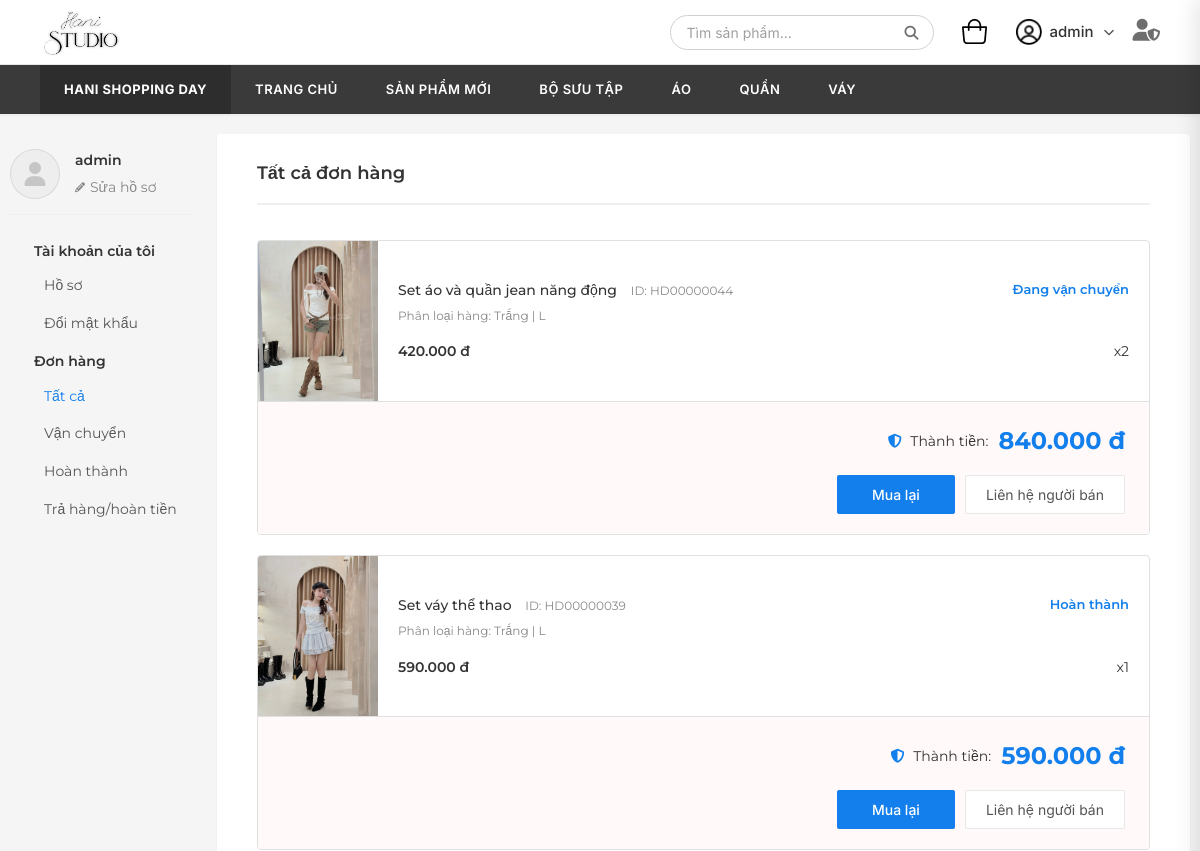
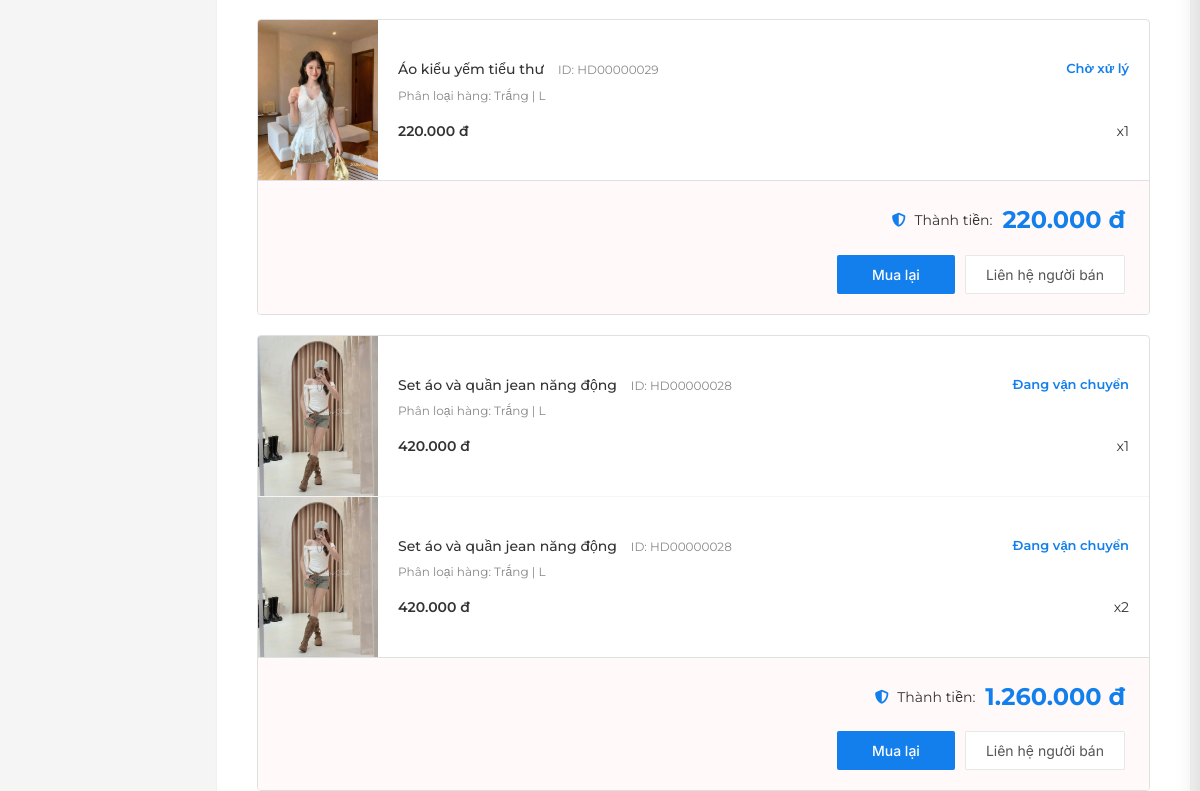
/orders/ (signed in, upper part), run on an earlier commit of the app's database (2 pictures, top to bottom).
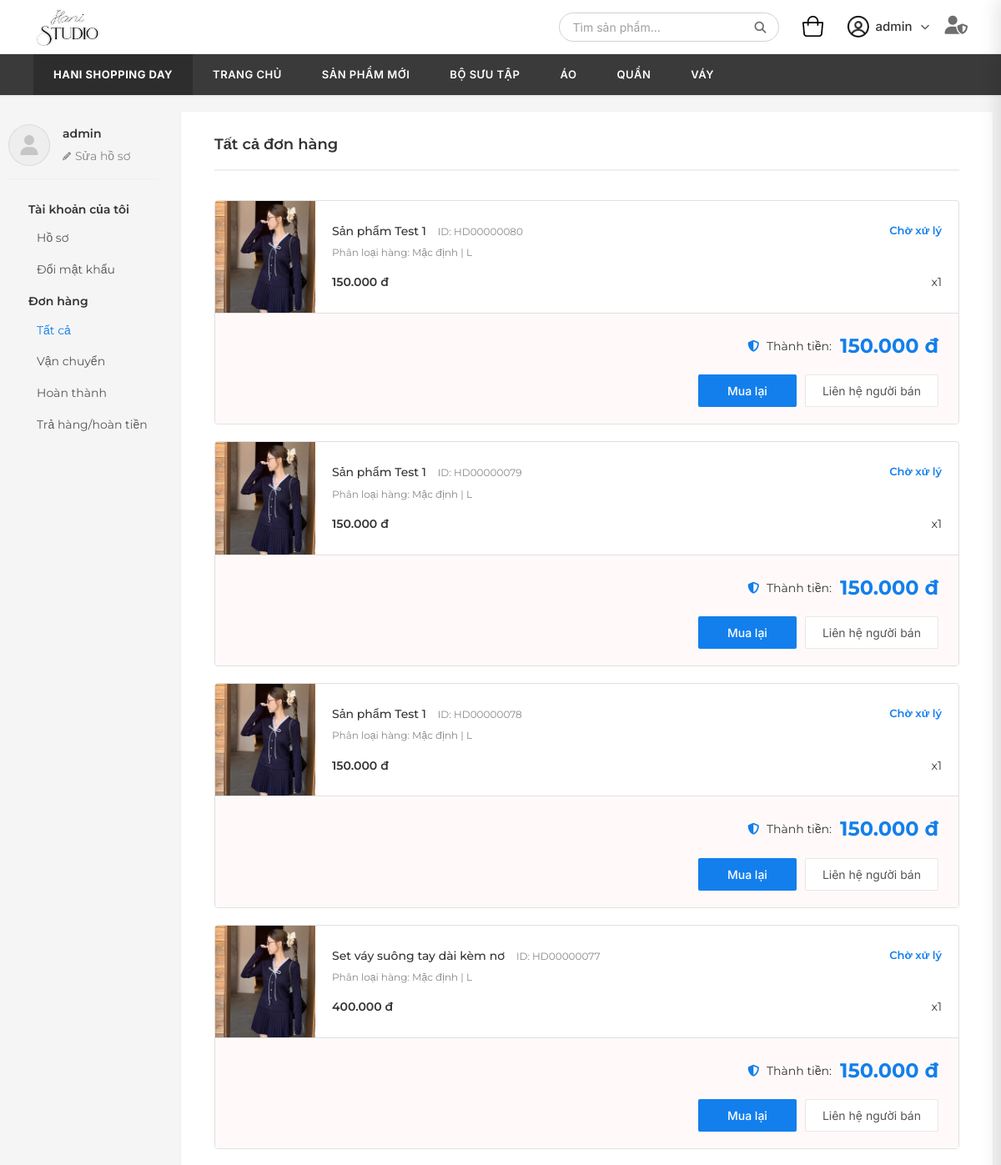
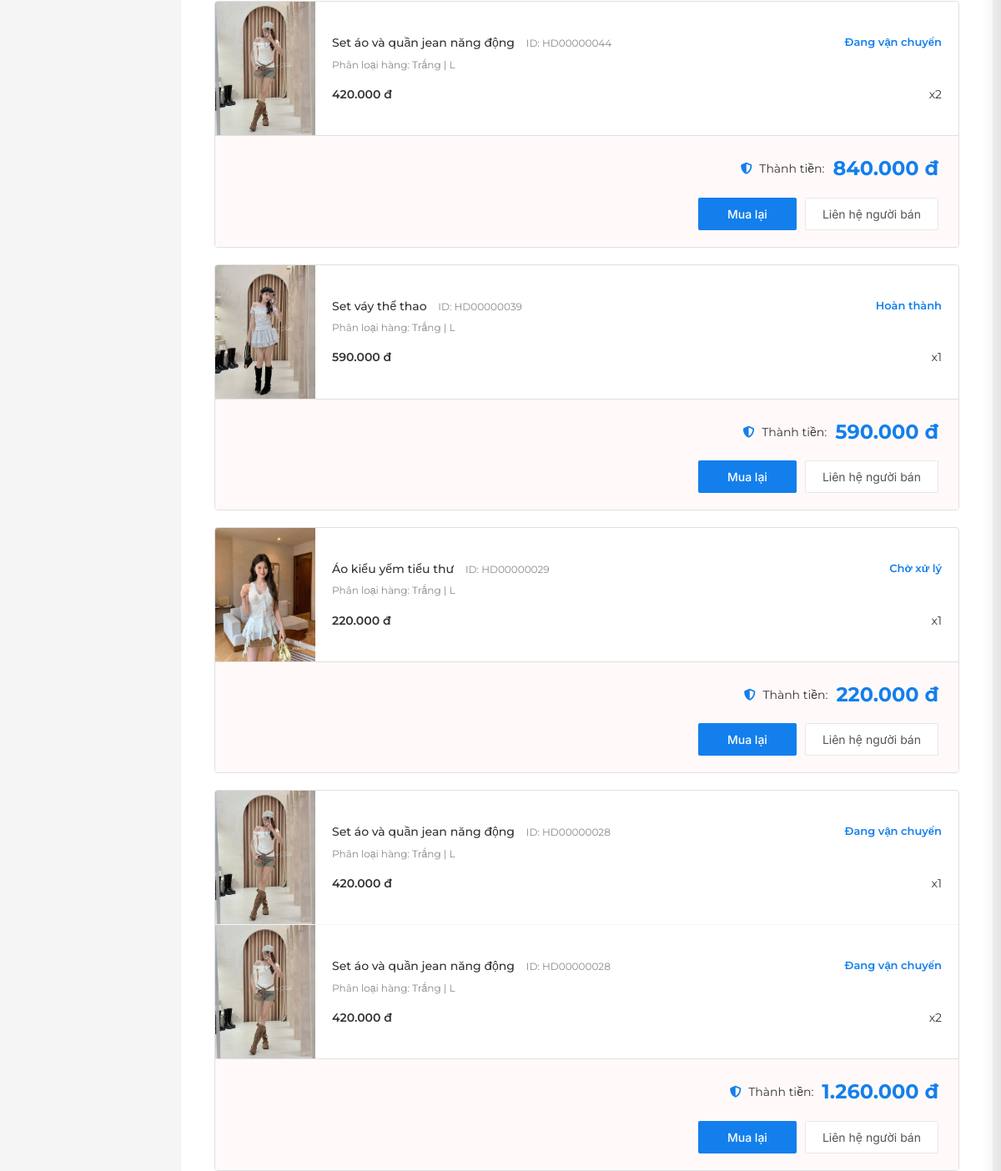
And on a later commit of the database (2 pictures, top to bottom).
### reviews/models.py (models this page shows, shortened)
class OrderItem(models.Model):
    order = models.ForeignKey(Order, on_delete=models.CASCADE, related_name='items')
    product = models.ForeignKey(Product, on_delete=models.SET_NULL, null=True)
    product_name = models.CharField(max_length=255) # Lưu tên lại phòng khi sản phẩm bị xóa
    color = models.CharField(max_length=50)
    size = models.CharField(max_length=20)
    quantity = models.IntegerField(default=1)
    price = models.DecimalField(max_digits=12, decimal_places=0)

class Product(models.Model):
    name = models.CharField(max_length=255, verbose_name="Tên sản phẩm")
    code = models.CharField(max_length=50, unique=True, verbose_name="Mã sản phẩm")
    price = models.DecimalField(max_digits=12, decimal_places=0, verbose_name="Giá")
    old_price = models.DecimalField(max_digits=12, decimal_places=0, null=True, blank=True, verbose_name="Giá cũ")
    image_name = models.CharField(max_length=100, verbose_name="Tên file ảnh (trong static)")
    colors = models.JSONField(default=list, blank=True, verbose_name="Danh sách màu (JSON: name, hex)")
    sizes = models.JSONField(default=list, blank=True, verbose_name="Danh sách size (JSON list)")
    categories = models.ManyToManyField(Category, verbose_name="Danh mục")
    description = models.TextField(blank=True, verbose_name="Mô tả")
    stock = models.IntegerField(default=100, verbose_name="Tồn kho")
    class Meta:
        verbose_name = "Sản phẩm"
        verbose_name_plural = "Sản phẩm"

class Order(models.Model):
    STATUS_CHOICES = [
        ('pending', 'Chờ xử lý'),
        ('shipping', 'Đang vận chuyển'),
        ('completed', 'Hoàn thành'),
        ('return', 'Trả hàng/Hoàn tiền'),
    ]
    user = models.ForeignKey(User, on_delete=models.CASCADE, related_name='orders')
    created_at = models.DateTimeField(auto_now_add=True)
    status = models.CharField(max_length=20, choices=STATUS_CHOICES, default='pending')
    total_amount = models.DecimalField(max_digits=12, decimal_places=0)
    coupon_code = models.CharField(max_length=50, blank=True, null=True)
    discount_amount = models.DecimalField(max_digits=12, decimal_places=0, default=0)
    class Meta:
        verbose_name = "Đơn hàng"
        verbose_name_plural = "Đơn hàng"
        ordering = ['-created_at']

### reviews/views.py (the view)
# urls.py: path('', include('orders.urls')),
def orders(request):
    if not request.user.is_authenticated:
        return redirect('login')
    status_filter = request.GET.get('status', 'all')
    user_orders = Order.objects.filter(user=request.user)
    if status_filter != 'all':
        user_orders = user_orders.filter(status=status_filter)
    return render(request, 'reviews/orders.html', {
        'user': request.user,
        'status': status_filter,
        'user_orders': user_orders,
        'cart_count': sum(item['qty'] for item in request.session.get('cart', []))
    })

### reviews/context_processors.py (called while the page is built)
def coupons_processor(request):
    return {'COUPONS_LIST': COUPONS}

### reviews/templatetags/shop_filters.py (called while the page is built)
@register.filter
def format_price(value):
    if value is None:
        return ""
    try:
        return f"{int(value):,.0f} đ".replace(",", ".")
    except (ValueError, TypeError):
        return value

### templates/reviews/orders.html (shortened to what the changed rows need)
{% extends "base.html" %}
{% load static shop_filters %}
{% block content %}
<div class="shopee-wrapper">
    <div class="shopee-container">
        <div class="orders-main" style="background: #fff; padding: 25px 40px; box-shadow: 0 1px 3px rgba(0,0,0,0.05); border-radius: 4px;">
            <h2 style="font-size: 18px; font-weight: 600; color: #333; margin: 0 0 15px 0; border-bottom: 2px solid #efefef; padding-bottom: 15px; display: inline-block; width: 100%;">
                {% if status == 'all' %}Tất cả đơn hàng
                {% elif status == 'shipping' %}Vận chuyển
                {% elif status == 'completed' %}Hoàn thành
                {% elif status == 'return' %}Trả hàng/hoàn tiền
                {% else %}Đơn hàng{% endif %}
            </h2>
            <div id="order-list-content">
                {% if user_orders %}
                    {% for order in user_orders %}
                    <div style="border: 1px solid #e0e0e0; border-radius: 4px; margin-top: 20px; overflow: hidden; background: #fff;">
                        {% for item in order.items.all %}
                        <div class="order-item-mobile" style="display: flex; border-bottom: {% if not forloop.last %}1px solid #f5f5f5{% else %}none{% endif %};">
                            <img src="{% static 'images/' %}{{ item.product.image_name }}" class="order-img-mobile" style="width: 120px; min-height: 110px; object-fit: cover;" onerror="this.src='{% static 'images/sp10.png' %}'" alt="{{ item.product_name }}">
                            <div class="order-content-mobile" style="flex: 1; padding: 15px 20px; display: flex; flex-direction: column; justify-content: center;">
                                <div style="display: flex; justify-content: space-between;">
                                    <div style="font-size: 14px; color: #333; font-weight: 500; margin-bottom: 5px;">
                                        {{ item.product_name }}
                                        <span style="font-size: 12px; color: #888; font-weight: 400; margin-left: 10px;">ID: HD{{ order.id|stringformat:"08d" }}</span>
                                    </div>
                                    <div style="font-size: 13px; color: #137FEC; font-weight: 600;">{{ order.get_status_display }}</div>
                                </div>
                                <div style="font-size: 12px; color: #888; margin-bottom: 15px;">Phân loại hàng: {{ item.color }} | {{ item.size }}</div>
                                <div style="display: flex; justify-content: space-between; align-items: center;">
                                    <div style="font-size: 14px; color: #333; font-weight: 600;">{{ item.price|format_price }}</div>
                                    <div style="font-size: 14px; color: #333;">x{{ item.quantity }}</div>
                                </div>
                            </div>
                        </div>
                        {% endfor %}
                        <div class="order-footer-mobile" style="background: #fffaf9; border-top: 1px solid #e0e0e0; padding: 20px 24px; text-align: right;">
                            <div class="order-total-row" style="display: flex; justify-content: flex-end; align-items: center; gap: 10px; margin-bottom: 15px;">
                                <span style="font-size: 14px; color: #333;"><i class="fas fa-shield-alt" style="color: #137FEC; margin-right: 5px;"></i> Thành tiền:</span>
                                <span class="order-total-price" style="font-size: 24px; font-weight: 700; color: #137FEC;">{{ order.total_amount|format_price }}</span>
                            </div>
                            <div class="order-action-btns-mobile" style="display: flex; justify-content: flex-end; gap: 10px;">
                                <button class="btn-mobile-full" style="background: #137FEC; color: white; border: none; border-radius: 2px; padding: 10px 35px; font-size: 14px; font-weight: 500; cursor: pointer;">Mua lại</button>
                                <button class="btn-mobile-full" style="background: #fff; color: #555; border: 1px solid rgba(0,0,0,.09); border-radius: 2px; padding: 10px 20px; font-size: 14px; cursor: pointer;">Liên hệ người bán</button>
                            </div>
                        </div>
                    </div>
                    {% endfor %}
                {% endif %}
            </div>
        </div>
    </div>
</div>
{% endblock %}

What changed in the data, as far as the page shows it:
added Order: id "00000080", status "Chờ xử lý", total_amount "150.000 đ"
added OrderItem: product.image_name (picture), product_name "Sản phẩm Test 1", color "Mặc định", size "L", price "150.000 đ", quantity "1"
added Order: id "00000079", status "Chờ xử lý", total_amount "150.000 đ"
added OrderItem: product.image_name (picture), product_name "Sản phẩm Test 1", color "Mặc định", size "L", price "150.000 đ", quantity "1"
added Order: id "00000078", status "Chờ xử lý", total_amount "150.000 đ"
added OrderItem: product.image_name (picture), product_name "Sản phẩm Test 1", color "Mặc định", size "L", price "150.000 đ", quantity "1"
added Order: id "00000077", status "Chờ xử lý", total_amount "150.000 đ"
added OrderItem: product.image_name (picture), product_name "Set váy suông tay dài kèm nơ", color "Mặc định", size "L", price "400.000 đ", quantity "1", shown under "150.000 đ"
